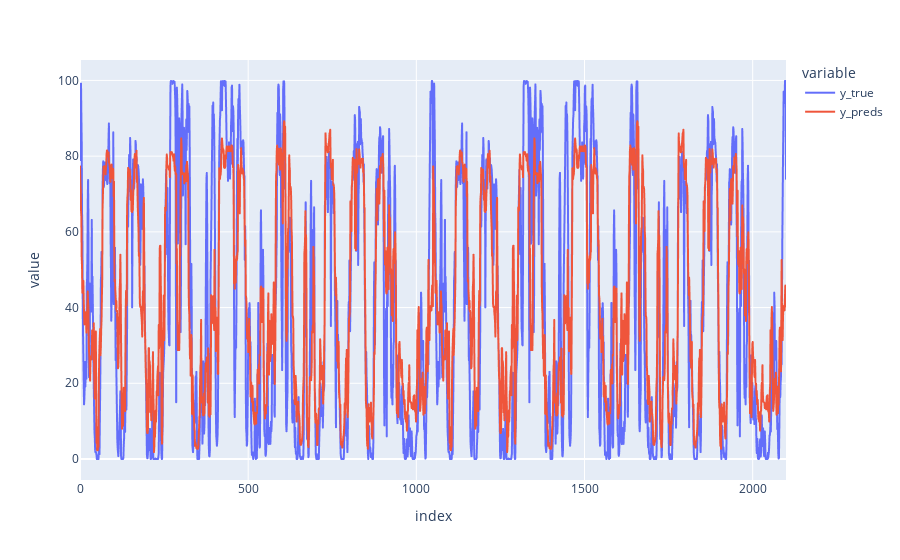

Write notebook code for a chart like this one.
### Markdown cell above
### Plot predictions

### Code cell
import plotly.express as px

df = pd.DataFrame({"y_true": y_true, "y_preds": y_preds})
fig = px.line(df, y=["y_true", "y_preds"], title='')
fig.show()

### Figure 1 — Plotly figure (JSON) as saved in the notebook; plotly's stock layout.template omitted (floating-point values rounded to 4 significant figures; data arrays with more than 128 entries replaced by an {"elided": "..."} marker saying what was removed)
{"data": [{"hovertemplate": "variable=y_true<br>index=%{x}<br>value=%{y}<extra></extra>", "legendgroup": "y_true", "line": {"color": "#636efa", "dash": "solid"}, "marker": {"symbol": "circle"}, "mode": "lines", "name": "y_true", "showlegend": true, "type": "scattergl", "x": {"elided": "2100 int values"}, "xaxis": "x", "y": {"elided": "2100 float values"}, "yaxis": "y"}, {"hovertemplate": "variable=y_preds<br>index=%{x}<br>value=%{y}<extra></extra>", "legendgroup": "y_preds", "line": {"color": "#EF553B", "dash": "solid"}, "marker": {"symbol": "circle"}, "mode": "lines", "name": "y_preds", "showlegend": true, "type": "scattergl", "x": {"elided": "2100 int values"}, "xaxis": "x", "y": {"elided": "2100 float values"}, "yaxis": "y"}], "layout": {"legend": {"title": {"text": "variable"}, "tracegroupgap": 0}, "margin": {"t": 60}, "xaxis": {"anchor": "y", "domain": [0, 1], "title": {"text": "index"}}, "yaxis": {"anchor": "x", "domain": [0, 1], "title": {"text": "value"}}}}
